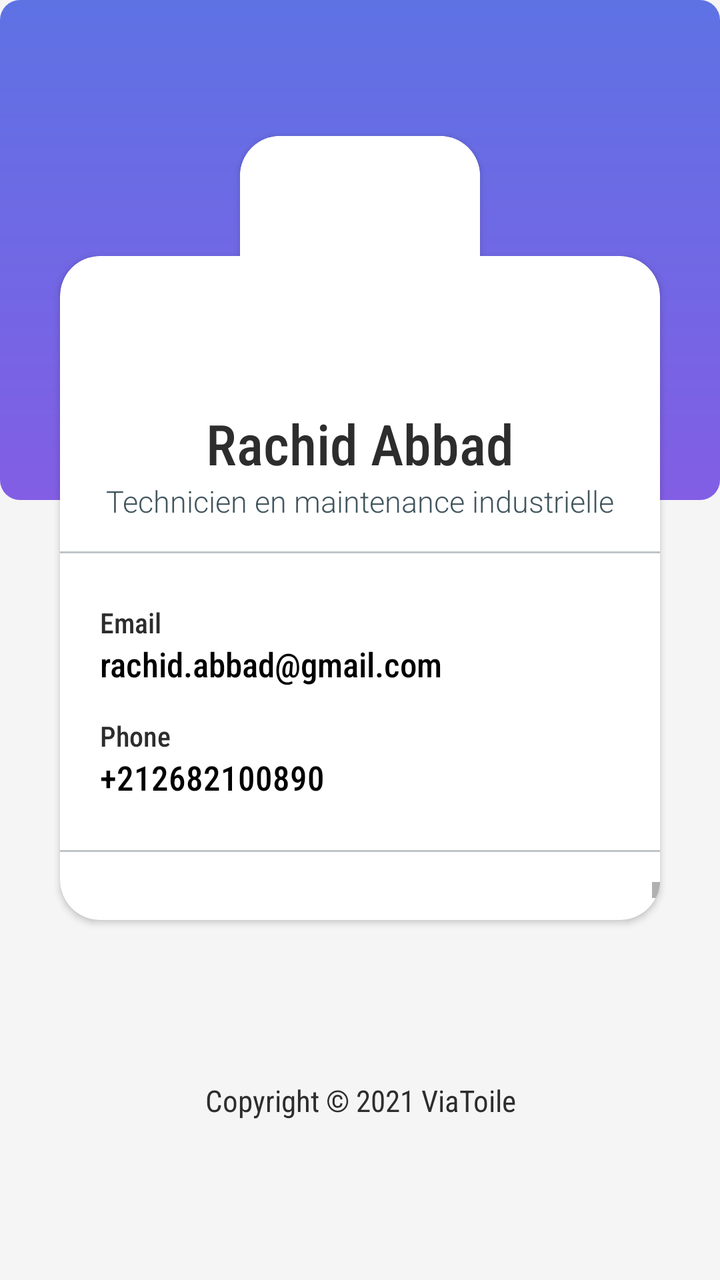
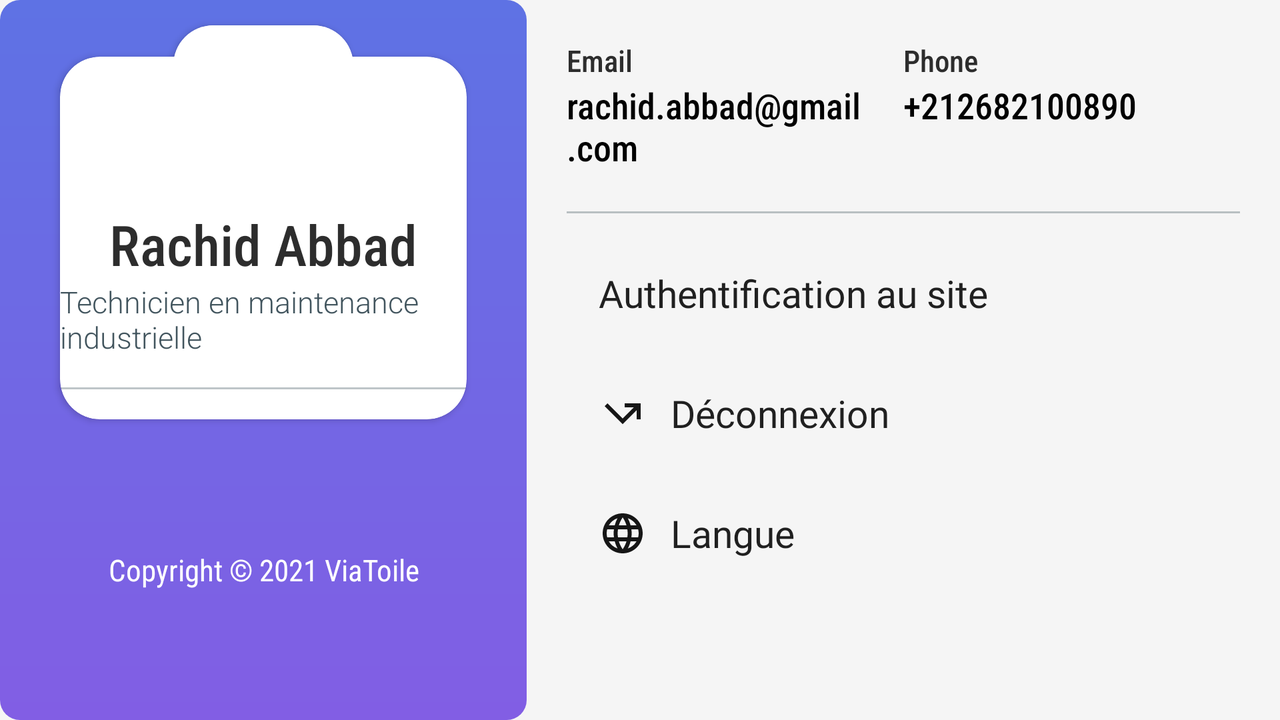

The same Android screen from two of the app's own layout files: first res/layout/ as a phone draws it, then the repository's variant for another configuration, drawn on a device whose configuration selects that folder. Both files follow.
<!-- AndroidManifest.xml: application theme Theme.SmartOnApp -->
<!-- res/layout/profile_fragment.xml -->
<?xml version="1.0" encoding="utf-8"?>
<androidx.constraintlayout.widget.ConstraintLayout xmlns:android="http://schemas.android.com/apk/res/android"
    xmlns:app="http://schemas.android.com/apk/res-auto"
    xmlns:tools="http://schemas.android.com/tools"
    android:layout_width="match_parent"
    android:background="@color/uiBg"
    android:layout_height="match_parent">

    <LinearLayout
        android:id="@+id/imageView4"
        android:layout_width="0dp"
        android:layout_height="250dp"
        android:background="@drawable/login_bg_color"
        app:layout_constraintBottom_toTopOf="@id/guideline"
        app:layout_constraintStart_toStartOf="parent"
        app:layout_constraintEnd_toEndOf="parent"
        app:layout_constraintTop_toTopOf="parent"
        app:layout_constraintVertical_bias="0.0"
        android:orientation="horizontal" />

    <androidx.constraintlayout.widget.Guideline
        android:id="@+id/guideline"
        android:layout_width="0dp"
        android:layout_height="0dp"
        android:orientation="horizontal"
        app:layout_constraintGuide_percent="0.2" />

    <androidx.cardview.widget.CardView
        android:id="@+id/cardView"
        android:layout_width="match_parent"
        android:layout_height="0dp"
        android:layout_marginLeft="30dp"
        android:layout_marginRight="30dp"
        android:layout_marginBottom="180dp"
        android:background="@color/secondColor"
        app:cardCornerRadius="20dp"
        app:layout_constraintBottom_toBottomOf="parent"
        app:layout_constraintEnd_toEndOf="parent"
        app:layout_constraintStart_toStartOf="parent"
        app:layout_constraintTop_toBottomOf="@+id/guideline">

        <LinearLayout
            android:layout_width="match_parent"
            android:layout_height="match_parent"
            android:layout_marginTop="65dp"
            android:gravity="center_horizontal"
            android:orientation="vertical">

            <TextView
                android:id="@+id/userName"
                android:layout_width="wrap_content"
                android:layout_height="wrap_content"
                android:layout_marginTop="10sp"
                android:fontFamily="sans-serif-condensed-medium"
                android:text="Rachid Abbad"
                android:textColor="@color/uiTextColor"
                android:textSize="28sp" />

            <TextView
                android:id="@+id/userType"
                android:layout_width="wrap_content"
                android:layout_height="wrap_content"
                android:fontFamily="sans-serif-light"
                android:text="Technicien en maintenance industrielle"
                android:textColor="@color/uiTextGray"
                android:textSize="15sp" />

            <LinearLayout
                android:layout_width="match_parent"
                android:layout_height="1dp"
                android:layout_marginVertical="15dp"
                android:background="@color/lineProfile" />

            <LinearLayout
                android:layout_width="match_parent"
                android:layout_height="wrap_content"
                android:layout_marginHorizontal="20dp"
                android:layout_marginVertical="10dp"
                android:gravity="center"
                android:orientation="vertical">

                <LinearLayout
                    android:id="@+id/emailLayout"
                    android:layout_width="match_parent"
                    android:layout_height="wrap_content"
                    android:orientation="vertical">

                    <TextView
                        android:layout_width="wrap_content"
                        android:layout_height="wrap_content"
                        android:fontFamily="sans-serif-condensed-medium"
                        android:text="Email"
                        android:textColor="@color/uiTextColor"
                        android:textSize="14sp" />

                    <TextView
                        android:id="@+id/userEmail"
                        android:layout_width="wrap_content"
                        android:layout_height="wrap_content"
                        android:fontFamily="sans-serif-condensed-medium"
                        android:text="rachid.abbad@gmail.com"
                        android:textColor="#000000"
                        android:textSize="17sp" />


                </LinearLayout>

                <LinearLayout
                    android:id="@+id/gsmLayout"
                    android:layout_width="match_parent"
                    android:layout_height="wrap_content"
                    android:layout_marginTop="15dp"
                    android:orientation="vertical">

                    <TextView
                        android:layout_width="wrap_content"
                        android:layout_height="wrap_content"
                        android:fontFamily="sans-serif-condensed-medium"
                        android:text="Phone"
                        android:textColor="@color/uiTextColor"
                        android:textSize="14sp" />

                    <TextView
                        android:id="@+id/userGsm"
                        android:layout_width="wrap_content"
                        android:layout_height="wrap_content"
                        android:fontFamily="sans-serif-condensed-medium"
                        android:text="+212682100890"
                        android:textColor="#000000"
                        android:textSize="17sp" />
                </LinearLayout>
            </LinearLayout>

            <LinearLayout
                android:layout_width="match_parent"
                android:layout_height="1dp"
                android:layout_marginVertical="15dp"
                android:background="@color/lineProfile" />

            <ScrollView
                android:layout_width="match_parent"
                android:layout_height="wrap_content">
                <LinearLayout
                    android:layout_width="match_parent"
                    android:layout_height="match_parent"
                    android:gravity="center_horizontal"
                    android:orientation="vertical">

                    <androidx.appcompat.widget.AppCompatButton
                        android:id="@+id/auth_site_btn"
                        android:layout_width="match_parent"
                        android:layout_height="wrap_content"
                        android:layout_margin="6dp"
                        android:background="@drawable/btn_ui_style"
                        android:drawableStart="@drawable/ic_account_24"
                        android:drawablePadding="12dp"
                        android:fontFamily="@font/catamaran_medium"
                        android:outlineSpotShadowColor="@color/transparent"
                        android:paddingHorizontal="10dp"
                        android:text="@string/title_auth_site"
                        android:textAlignment="textStart"
                        android:textAllCaps="false"
                        android:textSize="19sp" />

                    <androidx.appcompat.widget.AppCompatButton
                        android:id="@+id/logout_btn"
                        android:layout_width="match_parent"
                        android:layout_height="wrap_content"
                        android:layout_margin="6dp"
                        android:background="@drawable/btn_ui_style"
                        android:drawableStart="@drawable/ic_logout_24"
                        android:drawablePadding="12dp"
                        android:fontFamily="@font/catamaran_medium"
                        android:outlineSpotShadowColor="@color/transparent"
                        android:paddingHorizontal="10dp"
                        android:text="@string/logout_btn_text"
                        android:textAlignment="textStart"
                        android:textAllCaps="false"
                        android:textSize="19sp" />

                    <androidx.appcompat.widget.AppCompatButton
                        android:id="@+id/langue_btn"
                        android:layout_width="match_parent"
                        android:layout_height="wrap_content"
                        android:layout_margin="6dp"
                        android:background="@drawable/btn_ui_style"
                        android:drawableStart="@drawable/ic_language"
                        android:drawablePadding="12dp"
                        android:fontFamily="@font/catamaran_medium"
                        android:outlineSpotShadowColor="@color/transparent"
                        android:paddingHorizontal="10dp"
                        android:text="@string/language_btn_text"
                        android:textAlignment="textStart"
                        android:textAllCaps="false"
                        android:textSize="19sp" />



                </LinearLayout>
            </ScrollView>
        </LinearLayout>

    </androidx.cardview.widget.CardView>
    <androidx.cardview.widget.CardView
        android:layout_width="wrap_content"
        android:layout_height="wrap_content"
        app:layout_constraintStart_toStartOf="parent"
        app:layout_constraintEnd_toEndOf="parent"
        app:layout_constraintTop_toTopOf="@id/guideline"
        app:cardCornerRadius="20dp"
        app:layout_constraintBottom_toBottomOf="@id/guideline">

        <ImageView
            android:id="@+id/imageView_upper"
            android:layout_width="120dp"
            android:layout_height="120dp"

            android:background="@android:color/white"
            android:src="@drawable/user_icon"
            app:layout_constraintCircleRadius="20dp"
            />
    </androidx.cardview.widget.CardView>

    <TextView
        android:layout_width="wrap_content"
        android:layout_height="wrap_content"
        android:text="Copyright © 2021 ViaToile"
        android:textAlignment="center"
        android:fontFamily="sans-serif-condensed"
        android:textSize="15sp"
        android:textColor="@color/uiTextColor"
        app:layout_constraintBottom_toBottomOf="parent"
        app:layout_constraintEnd_toEndOf="parent"
        app:layout_constraintStart_toStartOf="parent"
        app:layout_constraintTop_toBottomOf="@+id/cardView" />


</androidx.constraintlayout.widget.ConstraintLayout>
<!-- resources referenced by this layout -->
<resources>
  <color name="lineProfile">#5742555E</color>
  <color name="secondColor">#825EE4</color>
  <color name="transparent">#00000000</color>
  <color name="uiBg">#F5F5F5</color>
  <color name="uiTextColor">#2d2d2d</color>
  <color name="uiTextGray">#42555E</color>
  <!-- drawable ic_language (drawable) -->
  <vector android:height="24dp" android:tint="#161616"
      android:viewportHeight="24" android:viewportWidth="24"
      android:width="24dp" xmlns:android="http://schemas.android.com/apk/res/android">
      <path android:fillColor="@android:color/white" android:pathData="M11.99,2C6.47,2 2,6.48 2,12s4.47,10 9.99,10C17.52,22 22,17.52 22,12S17.52,2 11.99,2zM18.92,8h-2.95c-0.32,-1.25 -0.78,-2.45 -1.38,-3.56 1.84,0.63 3.37,1.91 4.33,3.56zM12,4.04c0.83,1.2 1.48,2.53 1.91,3.96h-3.82c0.43,-1.43 1.08,-2.76 1.91,-3.96zM4.26,14C4.1,13.36 4,12.69 4,12s0.1,-1.36 0.26,-2h3.38c-0.08,0.66 -0.14,1.32 -0.14,2 0,0.68 0.06,1.34 0.14,2L4.26,14zM5.08,16h2.95c0.32,1.25 0.78,2.45 1.38,3.56 -1.84,-0.63 -3.37,-1.9 -4.33,-3.56zM8.03,8L5.08,8c0.96,-1.66 2.49,-2.93 4.33,-3.56C8.81,5.55 8.35,6.75 8.03,8zM12,19.96c-0.83,-1.2 -1.48,-2.53 -1.91,-3.96h3.82c-0.43,1.43 -1.08,2.76 -1.91,3.96zM14.34,14L9.66,14c-0.09,-0.66 -0.16,-1.32 -0.16,-2 0,-0.68 0.07,-1.35 0.16,-2h4.68c0.09,0.65 0.16,1.32 0.16,2 0,0.68 -0.07,1.34 -0.16,2zM14.59,19.56c0.6,-1.11 1.06,-2.31 1.38,-3.56h2.95c-0.96,1.65 -2.49,2.93 -4.33,3.56zM16.36,14c0.08,-0.66 0.14,-1.32 0.14,-2 0,-0.68 -0.06,-1.34 -0.14,-2h3.38c0.16,0.64 0.26,1.31 0.26,2s-0.1,1.36 -0.26,2h-3.38z"/>
  </vector>
  <!-- drawable ic_logout_24 (drawable) -->
  <vector android:autoMirrored="true" android:height="24dp"
      android:tint="#161616" android:viewportHeight="24"
      android:viewportWidth="24" android:width="24dp" xmlns:android="http://schemas.android.com/apk/res/android">
      <path android:fillColor="@android:color/white" android:pathData="M3,8.41l9,9l7,-7V15h2V7h-8v2h4.59L12,14.59L4.41,7L3,8.41z"/>
  </vector>
  <!-- drawable login_bg_color (drawable) -->
  <?xml version="1.0" encoding="utf-8"?>
  <shape xmlns:android="http://schemas.android.com/apk/res/android">
      <gradient android:startColor="@color/firstColor"
          android:endColor="@color/secondColor"
          android:angle="-90"/>
      <corners android:radius="10dp"/>
  </shape>
  <string name="language_btn_text">Langue</string>
  <string name="logout_btn_text">Déconnexion</string>
  <string name="title_auth_site">Authentification au site</string>
  <style name="Theme.SmartOnApp" parent="Theme.AppCompat.Light.NoActionBar">
          
          <item name="colorPrimary">@color/purple_500</item>
          <item name="colorPrimaryVariant">@color/purple_700</item>
          <item name="colorOnPrimary">@color/white</item>
          
          <item name="colorSecondary">@color/firstColor</item>
          <item name="colorSecondaryVariant">@color/secondColor</item>
          <item name="colorOnSecondary">@color/black</item>
          
          <item name="android:statusBarColor" tools:targetApi="l">@color/firstColor</item>
          
      </style>
  <color name="firstColor">#5E72E4</color>
  <color name="purple_500">#FF6200EE</color>
  <color name="purple_700">#FF3700B3</color>
  <color name="white">#FFFFFFFF</color>
  <color name="black">#000000</color>
</resources>
<!-- res/layout-land/profile_fragment.xml (the repository's variant of the layout above) -->
<!-- drawn on the phone turned sideways -->
<?xml version="1.0" encoding="utf-8"?>
<LinearLayout
    xmlns:android="http://schemas.android.com/apk/res/android"
    xmlns:app="http://schemas.android.com/apk/res-auto"
    xmlns:tools="http://schemas.android.com/tools"
    android:layout_width="match_parent"
    android:background="@color/uiBg"
    android:gravity="center"
    android:layout_height="match_parent">
    <androidx.constraintlayout.widget.ConstraintLayout
        android:layout_height="match_parent"
        android:layout_width="0dp"
        android:layout_weight="0.7"
        >

        <LinearLayout
            android:id="@+id/imageView4"
            android:layout_width="0dp"
            android:layout_height="match_parent"
            android:background="@drawable/login_bg_color"
            app:layout_constraintBottom_toTopOf="@id/guideline"
            app:layout_constraintStart_toStartOf="parent"
            app:layout_constraintEnd_toEndOf="parent"
            app:layout_constraintTop_toTopOf="parent"
            app:layout_constraintVertical_bias="0.0"
            android:orientation="horizontal" />

        <androidx.constraintlayout.widget.Guideline
            android:id="@+id/guideline"
            android:layout_width="0dp"
            android:layout_height="0dp"
            android:orientation="horizontal"
            app:layout_constraintGuide_percent="0.16" />

        <androidx.cardview.widget.CardView
            android:id="@+id/cardView"
            android:layout_width="match_parent"
            android:layout_height="wrap_content"
            android:layout_marginLeft="30dp"
            android:layout_marginRight="30dp"
            android:layout_marginBottom="180dp"
            android:background="@color/secondColor"
            app:cardCornerRadius="20dp"
            app:layout_constraintBottom_toBottomOf="parent"
            app:layout_constraintEnd_toEndOf="parent"
            app:layout_constraintStart_toStartOf="parent"
            app:layout_constraintTop_toBottomOf="@+id/guideline">

            <LinearLayout
                android:layout_width="match_parent"
                android:layout_height="wrap_content"
                android:layout_marginTop="65dp"
                android:gravity="center_horizontal"
                android:orientation="vertical">

                <TextView
                    android:id="@+id/userName"
                    android:layout_width="wrap_content"
                    android:layout_height="wrap_content"
                    android:layout_marginTop="10sp"
                    android:fontFamily="sans-serif-condensed-medium"
                    android:text="Rachid Abbad"
                    android:textColor="@color/uiTextColor"
                    android:textSize="28sp" />

                <TextView
                    android:id="@+id/userType"
                    android:layout_width="wrap_content"
                    android:layout_height="wrap_content"
                    android:fontFamily="sans-serif-light"
                    android:text="Technicien en maintenance industrielle"
                    android:textColor="@color/uiTextGray"
                    android:textSize="15sp" />

                <LinearLayout
                    android:layout_width="match_parent"
                    android:layout_height="1dp"
                    android:layout_marginVertical="15dp"
                    android:background="@color/lineProfile" />


            </LinearLayout>

        </androidx.cardview.widget.CardView>
        <androidx.cardview.widget.CardView
            android:layout_width="wrap_content"
            android:layout_height="wrap_content"
            app:layout_constraintStart_toStartOf="parent"
            app:layout_constraintEnd_toEndOf="parent"
            app:layout_constraintTop_toTopOf="@id/guideline"
            app:cardCornerRadius="20dp"
            app:layout_constraintBottom_toBottomOf="@id/guideline">

            <ImageView
                android:id="@+id/imageView_upper"
                android:layout_width="90dp"
                android:layout_height="90dp"

                android:background="@android:color/white"
                android:src="@drawable/user_icon"
                app:layout_constraintCircleRadius="20dp"
                />
        </androidx.cardview.widget.CardView>

        <TextView
            android:layout_width="wrap_content"
            android:layout_height="wrap_content"
            android:text="Copyright © 2021 ViaToile"
            android:textAlignment="center"
            android:fontFamily="sans-serif-condensed"
            android:textSize="15sp"
            android:textColor="@color/white"
            app:layout_constraintBottom_toBottomOf="parent"
            app:layout_constraintEnd_toEndOf="parent"
            app:layout_constraintStart_toStartOf="parent"
            app:layout_constraintTop_toBottomOf="@+id/cardView" />


    </androidx.constraintlayout.widget.ConstraintLayout>




    <ScrollView
        android:layout_width="0dp"
        android:layout_weight="1.0"
        android:layout_height="match_parent">
        <LinearLayout
            android:layout_width="match_parent"
            android:orientation="vertical"
            android:layout_marginTop="20dp"
            android:gravity="center"
            android:layout_height="wrap_content"
            android:layout_marginHorizontal="20dp">
            <LinearLayout
                android:layout_width="match_parent"
                android:layout_height="wrap_content"
                android:layout_marginBottom="10dp"
                android:orientation="horizontal">

                <LinearLayout
                    android:id="@+id/emailLayout"
                    android:layout_width="0dp"
                    android:layout_weight="1"
                    android:layout_height="wrap_content"
                    android:orientation="vertical">

                    <TextView
                        android:layout_width="wrap_content"
                        android:layout_height="wrap_content"
                        android:fontFamily="sans-serif-condensed-medium"
                        android:text="Email"
                        android:textColor="@color/uiTextColor"
                        android:textSize="15dp" />

                    <TextView
                        android:id="@+id/userEmail"
                        android:layout_width="wrap_content"
                        android:layout_height="wrap_content"
                        android:fontFamily="sans-serif-condensed-medium"
                        android:text="rachid.abbad@gmail.com"
                        android:textColor="#000000"
                        android:textSize="18sp" />


                </LinearLayout>

                <LinearLayout
                    android:id="@+id/gsmLayout"
                    android:layout_width="0dp"
                    android:layout_weight="1"                    android:layout_height="wrap_content"
                    android:orientation="vertical">

                    <TextView
                        android:layout_width="wrap_content"
                        android:layout_height="wrap_content"
                        android:fontFamily="sans-serif-condensed-medium"
                        android:text="Phone"
                        android:textColor="@color/uiTextColor"
                        android:textSize="15dp" />

                    <TextView
                        android:id="@+id/userGsm"
                        android:layout_width="wrap_content"
                        android:layout_height="wrap_content"
                        android:fontFamily="sans-serif-condensed-medium"
                        android:text="+212682100890"
                        android:textColor="#000000"
                        android:textSize="18sp" />
                </LinearLayout>
            </LinearLayout>

            <LinearLayout
                android:layout_width="match_parent"
                android:layout_height="1dp"
                android:layout_marginVertical="10dp"
                android:background="@color/lineProfile" />

            <LinearLayout
                android:layout_width="match_parent"
                android:layout_height="match_parent"
                android:gravity="center_horizontal"
                android:orientation="vertical">

                <androidx.appcompat.widget.AppCompatButton
                    android:id="@+id/auth_site_btn"
                    android:layout_width="match_parent"
                    android:layout_height="wrap_content"
                    android:layout_margin="6dp"
                    android:background="@drawable/btn_ui_style"
                    android:drawableStart="@drawable/ic_account_24"
                    android:drawablePadding="12dp"
                    android:fontFamily="@font/catamaran_medium"
                    android:outlineSpotShadowColor="@color/transparent"
                    android:paddingHorizontal="10dp"
                    android:text="@string/title_auth_site"
                    android:textAlignment="textStart"
                    android:textAllCaps="false"
                    android:textSize="19sp" />

                <androidx.appcompat.widget.AppCompatButton
                    android:id="@+id/logout_btn"
                    android:layout_width="match_parent"
                    android:layout_height="wrap_content"
                    android:layout_margin="6dp"
                    android:background="@drawable/btn_ui_style"
                    android:drawableStart="@drawable/ic_logout_24"
                    android:drawablePadding="12dp"
                    android:fontFamily="@font/catamaran_medium"
                    android:outlineSpotShadowColor="@color/transparent"
                    android:paddingHorizontal="10dp"
                    android:text="@string/logout_btn_text"
                    android:textAlignment="textStart"
                    android:textAllCaps="false"
                    android:textSize="19sp" />

                <androidx.appcompat.widget.AppCompatButton
                    android:id="@+id/langue_btn"
                    android:layout_width="match_parent"
                    android:layout_height="wrap_content"
                    android:layout_margin="6dp"
                    android:background="@drawable/btn_ui_style"
                    android:drawableStart="@drawable/ic_language"
                    android:drawablePadding="12dp"
                    android:fontFamily="@font/catamaran_medium"
                    android:outlineSpotShadowColor="@color/transparent"
                    android:paddingHorizontal="10dp"
                    android:text="@string/language_btn_text"
                    android:textAlignment="textStart"
                    android:textAllCaps="false"
                    android:textSize="19sp" />

            </LinearLayout>
        </LinearLayout>

    </ScrollView>
</LinearLayout>
<!-- resources referenced by the variant -->
<!-- as the phone turned sideways resolves them -->
<resources>
  <color name="lineProfile">#5742555E</color>
  <color name="secondColor">#825EE4</color>
  <color name="transparent">#00000000</color>
  <color name="uiBg">#F5F5F5</color>
  <color name="uiTextColor">#2d2d2d</color>
  <color name="uiTextGray">#42555E</color>
  <color name="white">#FFFFFFFF</color>
  <!-- drawable ic_language (drawable) -->
  <vector android:height="24dp" android:tint="#161616"
      android:viewportHeight="24" android:viewportWidth="24"
      android:width="24dp" xmlns:android="http://schemas.android.com/apk/res/android">
      <path android:fillColor="@android:color/white" android:pathData="M11.99,2C6.47,2 2,6.48 2,12s4.47,10 9.99,10C17.52,22 22,17.52 22,12S17.52,2 11.99,2zM18.92,8h-2.95c-0.32,-1.25 -0.78,-2.45 -1.38,-3.56 1.84,0.63 3.37,1.91 4.33,3.56zM12,4.04c0.83,1.2 1.48,2.53 1.91,3.96h-3.82c0.43,-1.43 1.08,-2.76 1.91,-3.96zM4.26,14C4.1,13.36 4,12.69 4,12s0.1,-1.36 0.26,-2h3.38c-0.08,0.66 -0.14,1.32 -0.14,2 0,0.68 0.06,1.34 0.14,2L4.26,14zM5.08,16h2.95c0.32,1.25 0.78,2.45 1.38,3.56 -1.84,-0.63 -3.37,-1.9 -4.33,-3.56zM8.03,8L5.08,8c0.96,-1.66 2.49,-2.93 4.33,-3.56C8.81,5.55 8.35,6.75 8.03,8zM12,19.96c-0.83,-1.2 -1.48,-2.53 -1.91,-3.96h3.82c-0.43,1.43 -1.08,2.76 -1.91,3.96zM14.34,14L9.66,14c-0.09,-0.66 -0.16,-1.32 -0.16,-2 0,-0.68 0.07,-1.35 0.16,-2h4.68c0.09,0.65 0.16,1.32 0.16,2 0,0.68 -0.07,1.34 -0.16,2zM14.59,19.56c0.6,-1.11 1.06,-2.31 1.38,-3.56h2.95c-0.96,1.65 -2.49,2.93 -4.33,3.56zM16.36,14c0.08,-0.66 0.14,-1.32 0.14,-2 0,-0.68 -0.06,-1.34 -0.14,-2h3.38c0.16,0.64 0.26,1.31 0.26,2s-0.1,1.36 -0.26,2h-3.38z"/>
  </vector>
  <!-- drawable ic_logout_24 (drawable) -->
  <vector android:autoMirrored="true" android:height="24dp"
      android:tint="#161616" android:viewportHeight="24"
      android:viewportWidth="24" android:width="24dp" xmlns:android="http://schemas.android.com/apk/res/android">
      <path android:fillColor="@android:color/white" android:pathData="M3,8.41l9,9l7,-7V15h2V7h-8v2h4.59L12,14.59L4.41,7L3,8.41z"/>
  </vector>
  <!-- drawable login_bg_color (drawable) -->
  <?xml version="1.0" encoding="utf-8"?>
  <shape xmlns:android="http://schemas.android.com/apk/res/android">
      <gradient android:startColor="@color/firstColor"
          android:endColor="@color/secondColor"
          android:angle="-90"/>
      <corners android:radius="10dp"/>
  </shape>
  <string name="language_btn_text">Langue</string>
  <string name="logout_btn_text">Déconnexion</string>
  <string name="title_auth_site">Authentification au site</string>
  <style name="Theme.SmartOnApp" parent="Theme.AppCompat.Light.NoActionBar">
          
          <item name="colorPrimary">@color/purple_500</item>
          <item name="colorPrimaryVariant">@color/purple_700</item>
          <item name="colorOnPrimary">@color/white</item>
          
          <item name="colorSecondary">@color/firstColor</item>
          <item name="colorSecondaryVariant">@color/secondColor</item>
          <item name="colorOnSecondary">@color/black</item>
          
          <item name="android:statusBarColor" tools:targetApi="l">@color/firstColor</item>
          
      </style>
  <color name="firstColor">#5E72E4</color>
  <color name="purple_500">#FF6200EE</color>
  <color name="purple_700">#FF3700B3</color>
  <color name="black">#000000</color>
</resources>
